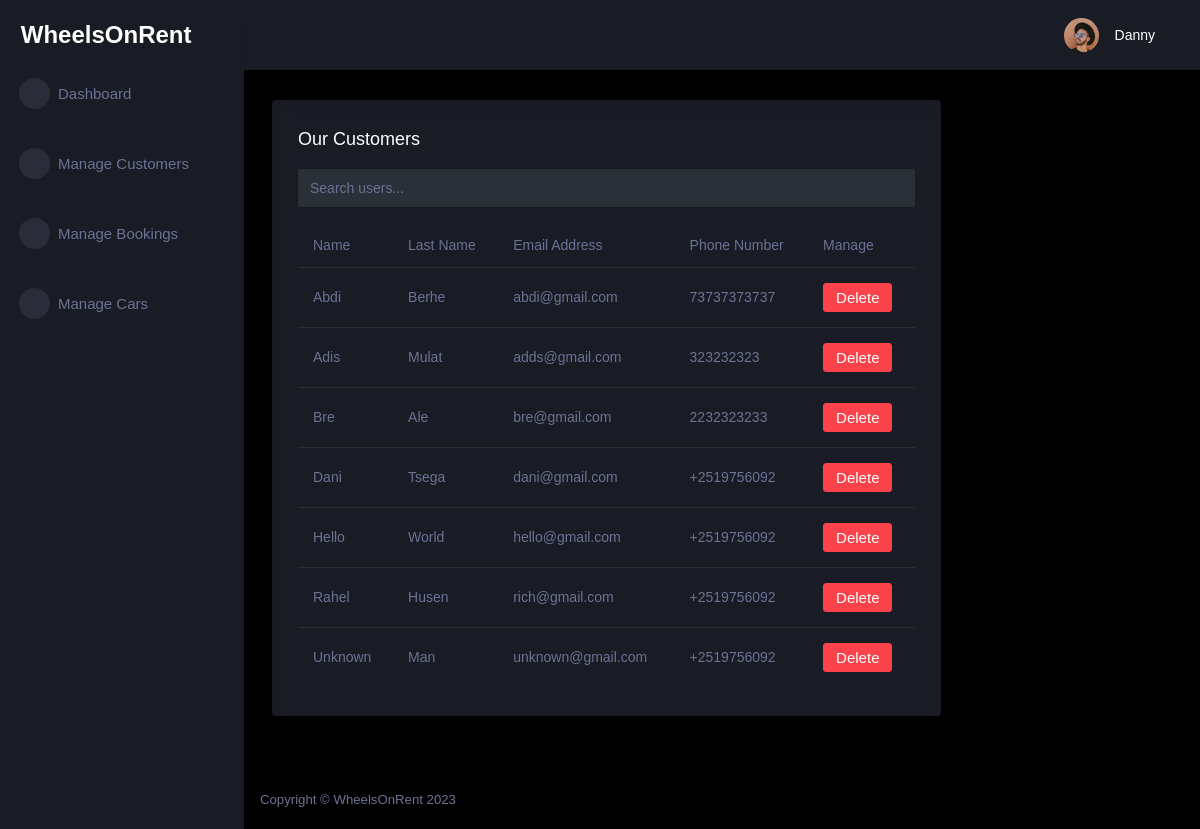
The page /customer/ (signed in) on the database as committed earlier.
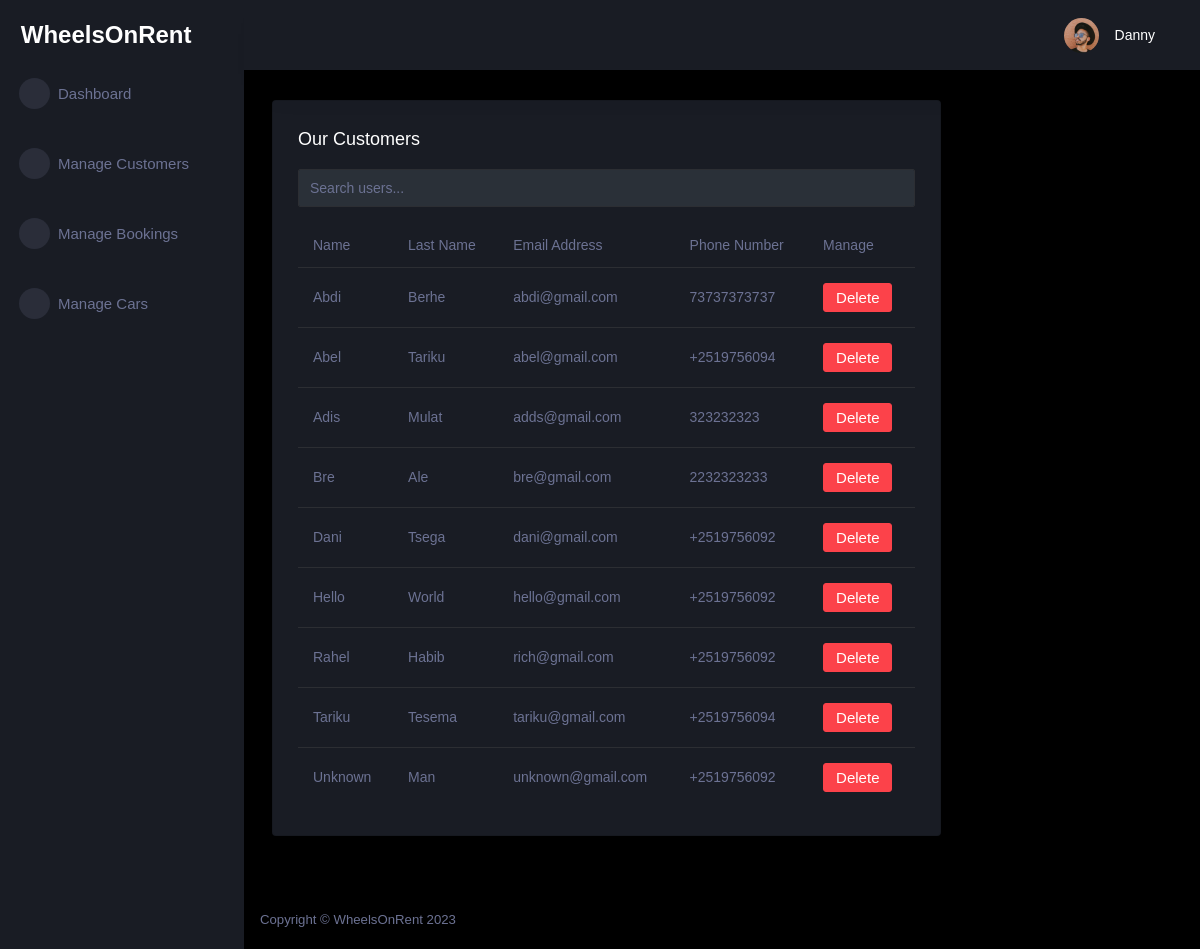
The same page on the database as committed later.
### tables this page shows
CREATE TABLE customer (
  id INTEGER PRIMARY KEY AUTOINCREMENT,
  name TEXT NOT NULL,
  last_name TEXT NOT NULL,
  phone_number TEXT NOT NULL,
  email TEXT NOT NULL,
  password TEXT NOT NULL,
  role TEXT INTEGER DEFAULT 0
);

### car_app/customer.py (the view)
@bp.route('/')
@login_required
def index():
    db = get_db()
    customers = db.execute(
        'SELECT id, name, last_name, email, phone_number'
        ' FROM customer'
        ' WHERE role = 0'
        ' ORDER BY name ASC'
    ).fetchall()
    return render_template('admin/customer_index.html', customers=customers)

### car_app/customer.py (called while the page is built)
@bp.before_app_request
def load_logged_in_customer():
    customer_id = session.get('customer_id')
    if customer_id is None:
        g.customer = None
    else:
        g.customer = get_db().execute(
            'SELECT * FROM customer WHERE id = ?', (customer_id,)
        ).fetchone()

@bp.after_request
def add_header(response):
    response.headers['Cache-Control'] = 'no-store, no-cache, must-revalidate, max-age=0'
    response.headers['Pragma'] = 'no-cache'
    response.headers['Expires'] = '0'
    return response

def login_required(view):
    @functools.wraps(view)
    def wrapped_view(**kwargs):
        if g.customer is None:
            return redirect(url_for('customer.login'))
        return view(**kwargs)
    return wrapped_view

### car_app/db.py (called while the page is built)
def get_db():
    if 'db' not in g:
        g.db = sqlite3.connect(
            current_app.config['DATABASE'],
            detect_types=sqlite3.PARSE_DECLTYPES
        )
        g.db.row_factory = sqlite3.Row
    return g.db

### car_app/templates/admin/customer_index.html (shortened to what this page needs)
{% extends 'admin/admin_base.html' %}
{% block content %}
<div class="content-wrapper">
<div class="row">
  <div class="col-lg-9 grid-margin stretch-card">
    <div class="card">
      <div class="card-body">
        <h4 class="card-title">Our Customers</h4>
        <div class="mb-3">
          <input type="text" id="searchInput" class="form-control" placeholder="Search users...">
        </div>
        <div class="table-responsive">
          <table class="table">
            <thead>
              <tr>
                <th>Name</th>
                <th>Last Name</th>
                <th>Email Address</th>
                <th>Phone Number</th>
                <th>Manage</th>
              </tr>
            </thead>
            <tbody>
              {% for customer in customers %}
              <tr>
                <td>{{ customer.name }}</td>
                <td>{{ customer.last_name }}</td>
                <td>{{ customer.email }}</td>
                <td>{{ customer.phone_number }}</td>
            <td><form action="{{ url_for('customer.delete', id=customer['id']) }}" method="post"><input class="btn btn-danger" type="submit" value="Delete" onclick="return confirm('Are you sure?')">
              </form></td>
              </tr>
            {% endfor %}
            </tbody>
          </table>
        </div>
      </div>
    </div>
  </div>
</div>
</div>
{% endblock %}

Rows that differ between the two databases and show on the page:
added customer: name "Abel", last_name "Tariku", email "abel@gmail.com", phone_number "+2519756094"
changed customer "Rahel": last_name "Husen" → "Habib"
added customer: name "Tariku", last_name "Tesema", email "tariku@gmail.com", phone_number "+2519756094"
